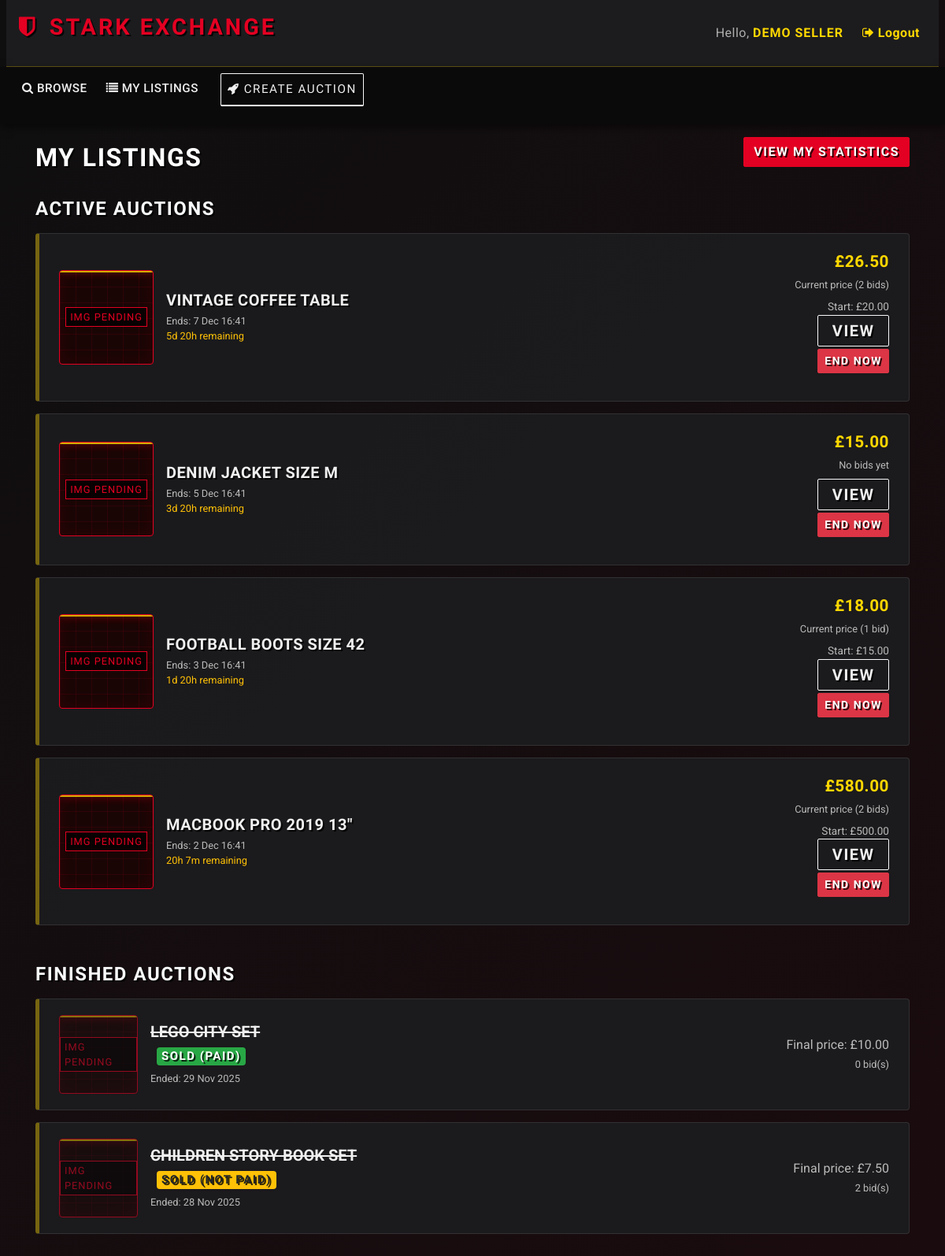
/mylistings.php (signed in), run on the app's committed database.
### tables this page shows
CREATE TABLE auctions (
    auction_id    INT AUTO_INCREMENT PRIMARY KEY,
    item_id       INT NOT NULL,
    seller_id     INT NOT NULL,
    start_price   DECIMAL(10,2) NOT NULL,
    reserve_price DECIMAL(10,2),
    start_date    DATETIME NOT NULL DEFAULT CURRENT_TIMESTAMP,
    end_date      DATETIME NOT NULL,
    winner_id     INT NULL,
     
     
     
     
     
     
    status        ENUM('pending','active','finished','cancelled','removed')
                  NOT NULL DEFAULT 'pending',

    CONSTRAINT fk_auctions_item
        FOREIGN KEY (item_id)
        REFERENCES items(item_id)
        ON DELETE CASCADE
        ON UPDATE CASCADE,

    CONSTRAINT fk_auctions_seller
        FOREIGN KEY (seller_id)
        REFERENCES users(user_id)
        ON DELETE CASCADE
        ON UPDATE CASCADE,

    CONSTRAINT fk_auctions_winner
        FOREIGN KEY (winner_id)
        REFERENCES users(user_id)
        ON DELETE SET NULL
        ON UPDATE CASCADE
);

CREATE TABLE items (
    item_id      INT AUTO_INCREMENT PRIMARY KEY,
    title        VARCHAR(255) NOT NULL,
    description  TEXT,
    image_path   VARCHAR(255) DEFAULT NULL,
    category_id  INT NOT NULL,
    seller_id    INT NOT NULL,
    created_at   DATETIME NOT NULL DEFAULT CURRENT_TIMESTAMP,

    CONSTRAINT fk_items_category
        FOREIGN KEY (category_id)
        REFERENCES categories(category_id)
        ON DELETE RESTRICT
        ON UPDATE CASCADE,

    CONSTRAINT fk_items_seller
        FOREIGN KEY (seller_id)
        REFERENCES users(user_id)
        ON DELETE CASCADE
        ON UPDATE CASCADE
);

### utilities.php (called while the page is built, shortened)
<?php
function get_db() {
    static $conn = null;
    if ($conn === null) {
        $conn = new mysqli(DB_HOST, DB_USER, DB_PASS, DB_NAME);
        $conn->set_charset(DB_CHARSET);
    }
    return $conn;
}
function db_query($sql, $types = '', $params = []) {
    $conn = get_db();
    $stmt = $conn->prepare($sql);
    $stmt->bind_param($types, ...$params);
    if (!$stmt->execute()) {
        die('Execute failed: ' . $stmt->error);
    }
    return $stmt->get_result();
}
function display_time_remaining($interval) {
    if ($interval->days == 0 && $interval->h == 0) {
      $time_remaining = $interval->format('%im %Ss');
    }
    else if ($interval->days == 0) {
      $time_remaining = $interval->format('%hh %im');
    }
    else {
      $time_remaining = $interval->format('%ad %hh');
    }
  return $time_remaining;
}
?>

### mylistings.php (the view, shortened to what this page needs)
<?php
require_once 'utilities.php';
include_once 'header.php';
$seller_id = current_user_id();
$sql = "
    SELECT
        i.item_id,
        i.image_path,
        i.title,
        a.auction_id,
        a.start_price,
        a.start_date,
        a.end_date,
        a.status,
        a.winner_id,
        COUNT(b.bid_id) AS num_bids,
        MAX(b.bid_amount) AS max_bid,
        EXISTS(
            SELECT 1
            FROM payments p
            WHERE p.auction_id = a.auction_id
              AND p.status = 'completed'
        ) AS is_paid
    FROM items i
    JOIN auctions a ON i.item_id = a.item_id
    LEFT JOIN bids b ON a.auction_id = b.auction_id
    WHERE i.seller_id = ?
    GROUP BY
        i.item_id,
        i.image_path,
        i.title,
        a.auction_id,
        a.start_price,
        a.start_date,
        a.end_date,
        a.status,
        a.winner_id
    ORDER BY a.end_date DESC
";
$result = db_query($sql, "i", [$seller_id]);
$active = [];
$finished = [];
if ($result && $result->num_rows > 0) {
    while ($row = $result->fetch_assoc()) {
        if ($row['status'] === 'active' || $row['status'] === 'pending') {
            $active[] = $row;
        } else {
            $finished[] = $row;
        }
    }
}
?>
<div class="container">
<div class="d-flex justify-content-between align-items-center my-3">
  <h2 class="text-uppercase mb-0" style="font-family: 'Oswald', sans-serif; letter-spacing: 1px;">My listings</h2>
  <a href="seller_stats.php" class="btn btn-primary">
    <i class="fas fa-chart-bar"></i> View My Statistics
  </a>
</div>
<?php if (empty($active) && empty($finished)): ?>
  <div class="text-center py-5">
      <p class="my-4 text-muted">You have not created any auctions yet.</p>
      <a href="create_auction.php" class="btn btn-primary btn-lg">+ Create your first auction</a>
  </div>
<?php else: ?>
  <?php if (!empty($active)): ?>
    <h4 class="mt-4 mb-3 text-light" style="font-family: 'Oswald', sans-serif;">ACTIVE AUCTIONS</h4>
    <ul class="list-group mb-5" style="border: none;">
      <?php foreach ($active as $row):
          $item_id     = (int)$row['item_id'];
          $title       = $row['title'];
          $start_price = (float)$row['start_price'];
          $num_bids    = (int)$row['num_bids'];
          $max_bid     = $row['max_bid'] !== null ? (float)$row['max_bid'] : null;
          $start_date  = new DateTime($row['start_date']);
          $end_date    = new DateTime($row['end_date']);
          $now         = new DateTime();
          $status      = $row['status'];
          $current_price = ($max_bid !== null) ? $max_bid : $start_price;
          $img_path = $row['image_path'] ?? null;
          $img_html = '';
          if (!empty($img_path) && file_exists($img_path)) {
              $img_html = '<img src="' . htmlspecialchars($img_path) . '" alt="Item" style="width: 120px; height: 120px; object-fit: cover; border-radius: 4px; border: 1px solid #333;">';
          } else {
              $img_html = '<div class="img-placeholder" style="width: 120px; height: 120px; margin: 0;"></div>';
          }
          if ($status === 'pending') {
              if ($now < $start_date) {
                  $interval = date_diff($now, $start_date);
                  $time_info = display_time_remaining($interval) . ' until start';
              } else {
                  $time_info = 'Starting soon';
              }
          } else {
              if ($now > $end_date) {
                  $time_info = 'Ending soon';
              } else {
                  $interval = date_diff($now, $end_date);
                  $time_info = display_time_remaining($interval) . ' remaining';
              }
          }
      ?>
        <li class="list-group-item d-flex align-items-center"
            style="background-color: rgba(28, 28, 30, 0.9); border: 1px solid rgba(255,255,255,0.1); margin-bottom: 10px; border-radius: 4px; border-left: 4px solid var(--color-primary);">
          <div class="mr-3">
              <?php echo $img_html; ?>
          </div>
          <div class="flex-grow-1">
              <h5 class="mb-1">
                <a href="listing.php?item_id=<?php echo $item_id; ?>" class="text-light" style="font-family: 'Oswald', sans-serif; letter-spacing: 0.5px;">
                  <?php echo htmlspecialchars($title); ?>
                </a>
              </h5>
              <div class="text-muted small">
                <?php if ($status === 'pending'): ?>
                  Starts: <?php echo $start_date->format('j M H:i'); ?> <br>
                  <span class="text-info"><?php echo $time_info; ?></span>
                <?php else: ?>
                  Ends: <?php echo $end_date->format('j M H:i'); ?> <br>
                  <span class="text-warning"><?php echo $time_info; ?></span>
                <?php endif; ?>
              </div>
          </div>
          <div class="text-right">
              <?php if ($status === 'pending'): ?>
                  <div class="mb-2" style="font-family: 'Oswald', sans-serif; font-size: 1.3rem; font-weight: 700; color: var(--color-accent); letter-spacing: 0.5px;">
                      £<?php echo number_format($start_price, 2); ?>
                  </div>
                  <div class="text-muted small mb-2">Starting price</div>
              <?php else: ?>
                  <div class="mb-1" style="font-family: 'Oswald', sans-serif; font-size: 1.3rem; font-weight: 700; color: var(--color-accent); letter-spacing: 0.5px;">
                      £<?php echo number_format($current_price, 2); ?>
                  </div>
                  <div class="text-muted small mb-2">
                      <?php if ($num_bids > 0): ?>
                          Current price (<?php echo $num_bids; ?> bid<?php echo $num_bids > 1 ? 's' : ''; ?>)
                      <?php else: ?>
                          No bids yet
                      <?php endif; ?>
                  </div>
                  <?php if ($num_bids > 0): ?>
                      <div class="text-muted small" style="font-size: 0.85rem;">
                          Start: £<?php echo number_format($start_price, 2); ?>
                      </div>
                  <?php endif; ?>
              <?php endif; ?>
              <div class="btn-group-vertical">
                <a href="listing.php?item_id=<?php echo $item_id; ?>" class="btn btn-sm btn-outline-light mb-1">View</a>
                <?php if ($status === 'pending'): ?>
                  <button class="btn btn-sm btn-warning" onclick="cancelAuction(<?php echo $item_id; ?>)">Cancel</button>
                <?php else: ?>
                  <button class="btn btn-sm btn-danger" onclick="endAuction(<?php echo $item_id; ?>)">End Now</button>
                <?php endif; ?>
              </div>
          </div>
        </li>
      <?php endforeach; ?>
    </ul>
  <?php endif; ?>
  <?php if (!empty($finished)): ?>
    <h4 class="mt-4 mb-3 text-light" style="font-family: 'Oswald', sans-serif;">FINISHED AUCTIONS</h4>
    <ul class="list-group mb-5" style="border: none;">
      <?php foreach ($finished as $row):
          $item_id     = (int)$row['item_id'];
          $title       = $row['title'];
          $start_price = (float)$row['start_price'];
          $num_bids    = (int)$row['num_bids'];
          $winner_id   = $row['winner_id'];
          $end_date    = new DateTime($row['end_date']);
          $max_bid     = $row['max_bid'] !== null ? (float)$row['max_bid'] : null;
          $final_price = $max_bid !== null ? $max_bid : $start_price;
          $is_paid     = (int)$row['is_paid'] === 1;
          $img_path = $row['image_path'] ?? null;
          $img_html = '';
          if (!empty($img_path) && file_exists($img_path)) {
              $img_html = '<img src="' . htmlspecialchars($img_path) . '" alt="Item" style="width: 100px; height: 100px; object-fit: cover; opacity: 0.6;">';
          } else {
              $img_html = '<div class="img-placeholder" style="width: 100px; height: 100px; margin: 0; opacity: 0.6;"></div>';
          }
          $status_badge = '';
          if ($winner_id) {
              if ($is_paid) {
                  $status_badge = '<span class="badge badge-success ml-2">SOLD (paid)</span>';
              } else {
                  $status_badge = '<span class="badge badge-warning ml-2">SOLD (not paid)</span>';
              }
          } else {
              $status_badge = '<span class="badge badge-secondary ml-2">UNSOLD</span>';
          }
      ?>
        <li class="list-group-item d-flex align-items-center"
            style="background-color: #1a1a1a; border: 1px solid #333; margin-bottom: 10px; border-radius: 4px; border-left: 4px solid #555;">
          <div class="mr-3">
              <?php echo $img_html; ?>
          </div>
          <div class="flex-grow-1">
            <h5 class="mb-1">
              <a href="listing.php?item_id=<?php echo $item_id; ?>" class="text-muted" style="text-decoration: line-through;">
                <?php echo htmlspecialchars($title); ?>
              </a>
              <?php echo $status_badge; ?>
            </h5>
            <small class="text-muted">
              Ended: <?php echo $end_date->format('j M Y'); ?>
            </small>
          </div>
          <div class="text-right text-muted">
            <div>Final price: £<?php echo number_format($final_price, 2); ?></div>
            <small><?php echo $num_bids; ?> bid(s)</small>
          </div>
        </li>
      <?php endforeach; ?>
    </ul>
  <?php endif; ?>
<?php endif; ?>
</div>
<?php include_once 'footer.php'; ?>

### data on the page
auctions: item.title "VINTAGE COFFEE TABLE", end_date "7 Dec 16:41", end_date "5d 20h remaining", current_price "26.50", num_bids "2", start_price "20.00"
auctions: item.title "DENIM JACKET SIZE M", end_date "5 Dec 16:41", end_date "3d 20h remaining", start_price "15.00", shows "No bids yet"
auctions: item.title "FOOTBALL BOOTS SIZE 42", end_date "3 Dec 16:41", end_date "1d 20h remaining", current_price "18.00", num_bids "1", start_price "15.00"
auctions: item.title "MACBOOK PRO 2019 13\"", end_date "2 Dec 16:41", end_date "20h 7m remaining", current_price "580.00", num_bids "2", start_price "500.00"
auctions: item.title "LEGO CITY SET", shows "SOLD (PAID)", end_date "29 Nov 2025", start_price "10.00", num_bids "0"
auctions: item.title "CHILDREN STORY BOOK SET", shows "SOLD (NOT PAID)", end_date "28 Nov 2025", final_price "7.50", num_bids "2"

### other printed values
$display_name "DEMO SELLER"
